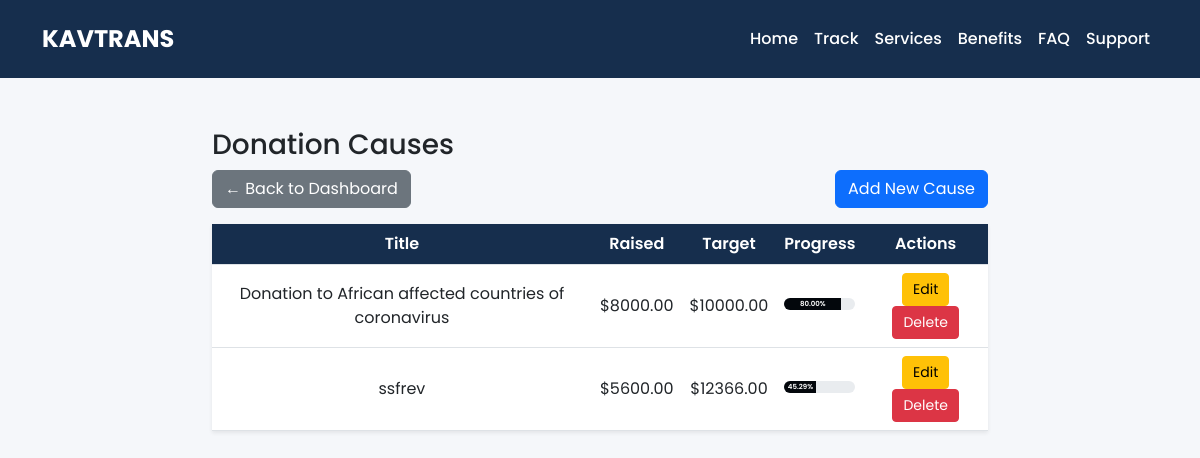
/donation-cause/ (signed in), run on the app's committed database.
### core/models.py (models this page shows, shortened)
class DonationCause(models.Model):
    title = models.CharField(max_length=200)
    description = models.TextField()
    image = models.ImageField(upload_to='donations/')
    target_amount = models.DecimalField(max_digits=10, decimal_places=2)
    amount_raised = models.DecimalField(max_digits=10, decimal_places=2, default=0)
    is_active = models.BooleanField(default=True)
    created_at = models.DateTimeField(auto_now_add=True)
    def progress_percentage(self):
        if self.target_amount > 0:
            return round((self.amount_raised / self.target_amount) * 100, 2)
        return 0

### core/views.py (the view)
# urls.py: path("donation-cause/", views.donation_causes, name="donation_causes"),
@login_required(login_url="admin_login")
def donation_causes(request):
    causes = DonationCause.objects.all()
    return render(request, "dashboard/donation_causes.html", {"causes": causes})

### templates/dashboard/donation_causes.html (shortened to what this page needs)
{% extends "dashboard/dashboard_base.html" %}
{% block content %}
<div class="container" style="max-width:800px; margin:50px auto;">
    <h3>Donation Causes</h3>
    <div class="d-flex justify-content-between align-items-center mb-3">
        <a href="{% url 'donation_dashboard' %}" class="btn btn-secondary">
            ← Back to Dashboard
        </a>
        <a href="{% url 'add_donation_cause' %}" class="btn btn-primary">
            Add New Cause
        </a>
    </div>
    <table class="table table-hover shadow-sm">
        <thead>
            <tr>
                <th>Title</th>
                <th>Raised</th>
                <th>Target</th>
                <th>Progress</th>
                <th>Actions</th>
            </tr>
        </thead>
        <tbody>
            {% for cause in causes %}
            <tr>
                <td>{{ cause.title }}</td>
                <td>${{ cause.amount_raised }}</td>
                <td>${{ cause.target_amount }}</td>
                <td>
                    <div class="progress mb-1">
                        <div class="progress-bar" style="width: {{ cause.progress_percentage }}%;">
                            {{ cause.progress_percentage }}%
                        </div>
                    </div>
                </td>
                <td>
                    <a href="{% url 'edit_donation_cause' cause.id %}" class="btn btn-sm btn-warning">
                        Edit
                    </a>
                    <form action="{% url 'delete_donation_cause' cause.id %}"
                          method="POST"
                          style="display:inline-block;"
                          onsubmit="return confirm('Are you sure you want to delete this cause?');">
                        <button type="submit" class="btn btn-sm btn-danger">
                            Delete
                        </button>
                    </form>
                </td>
            </tr>
            {% empty %}
            <tr><td colspan="5">No donation causes yet.</td></tr>
            {% endfor %}
        </tbody>
    </table>
</div>
{% endblock %}

### templates/dashboard/dashboard_base.html (style rules this page uses)
:root { --primary:#162e4d; --secondary:#000; --white:#fff; --light:#f5f7fa; }
body { font-family:'Poppins', sans-serif; background:var(--light); margin:0; }

### templates/dashboard/donation_causes.html (style rules this page uses)
.table th { background-color: #162e4d; color: white; font-weight: 600; }
.table td, .table th { vertical-align: middle; text-align: center; }
.table .btn-sm { padding: 5px 10px; }
.progress { height: 12px; border-radius: 8px; overflow: hidden; }
.progress-bar { background-color: #03070c; font-size: 7px; line-height: 12px; color: white; font-weight: 600; }

### data on the page
DonationCause: title "Donation to African affected countries of coronavirus", amount_raised "8000.00", target_amount "10000.00", progress_percentage "80.00"
DonationCause: title "ssfrev", amount_raised "5600.00", target_amount "12366.00", progress_percentage "45.29"
